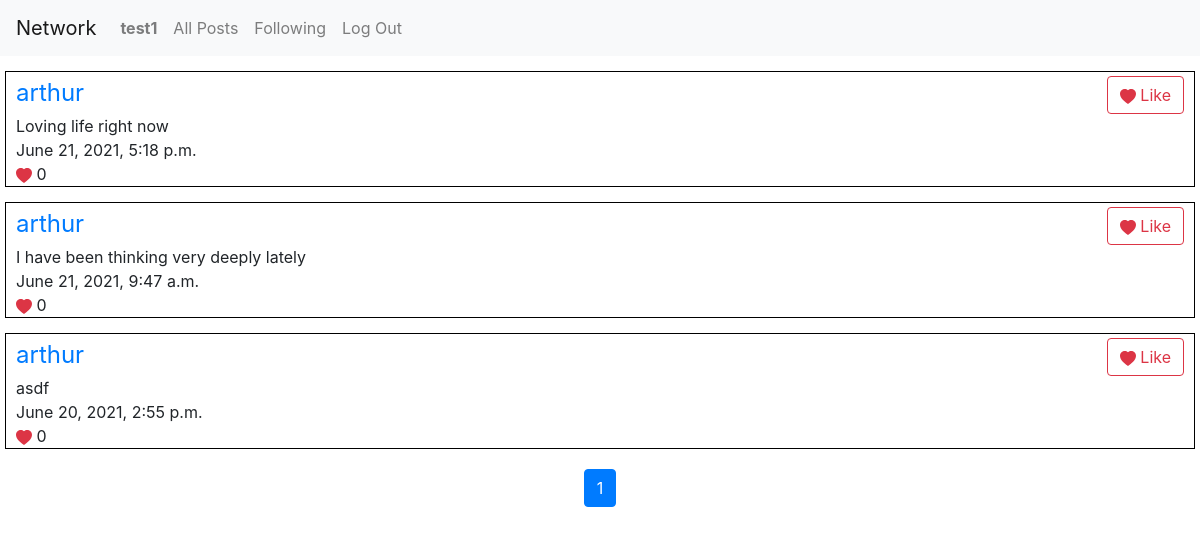
The page /following-posts (signed in) on the database its author committed.
### network/models.py (models this page shows)
class User(AbstractUser):
    follows = models.ManyToManyField(
        "User",
        blank=True,
        related_name="followers"
    )

class Post(models.Model):
    user = models.ForeignKey(
        User,
        on_delete=CASCADE, related_name="posts")
    text = models.CharField(
        max_length=1000,
        verbose_name="Post:"
    )
    likes = models.ManyToManyField(
        User,
        blank=True,
        related_name="likedPosts"
    )
    date = models.DateTimeField(
        verbose_name="Published:",
        auto_now_add=True,
        blank=True
    )

### network/views.py (the view)
# urls.py: path("following-posts", views.following_posts, name="following-posts"),
@login_required(login_url="/login")
def following_posts(request, page_num=1):
    counter = 0
    related_posts = None
    for user in request.user.follows.filter(posts__isnull=False):
        if counter == 0:
            related_posts = user.posts.all()
            counter += 1
        else:
            related_posts = related_posts.union(user.posts.all())
    if related_posts:
        related_posts = related_posts.order_by("-date")
        p = Paginator(related_posts, 10)
        p = p.page(page_num)
    else:
        p = None
    return render(request, "network/all-posts.html", {
        "posts": p,
        "base_url": reverse("following-posts")
    })

### network/templates/network/all-posts.html
{% extends "network/layout.html" %}
{% block body %}
    {% include "network/posts.html" %}
{% endblock %}

### network/templates/network/layout.html (shortened to what this page needs)
{% load static %}
<!DOCTYPE html>
<html lang="en">
    <head>
        <link rel="stylesheet" href="https://stackpath.bootstrapcdn.com/bootstrap/4.4.1/css/bootstrap.min.css">
        <link rel="stylesheet" href="https://cdn.jsdelivr.net/npm/bootstrap-icons@1.5.0/font/bootstrap-icons.css">
        <link href="{% static 'network/styles.css' %}" rel="stylesheet">
    </head>
    <body>
        <nav class="navbar navbar-expand-lg navbar-light bg-light">
            <a class="navbar-brand" href="{%url "index"%}">Network</a>
            <div>
              <ul class="navbar-nav mr-auto">
                {% if user.is_authenticated %}
                    <li class="nav-item">
                        <a class="nav-link" href="{% url 'user-profile' user.id%}"><strong>{{ user.username }}</strong></a>
                    </li>
                {% endif %}
                <li class="nav-item">
                  <a class="nav-link" href="{% url 'all-posts' %}">All Posts</a>
                </li>
                {% if user.is_authenticated %}
                    <li class="nav-item">
                        <a class="nav-link" href="{% url 'following-posts' %}">Following</a>
                    </li>
                    <li class="nav-item">
                        <a class="nav-link" href="{% url 'logout' %}">Log Out</a>
                    </li>
                {% endif %}
              </ul>
            </div>
          </nav>
        <div class="body">
            {% block body %}
            {% endblock %}
        </div>
    </body>
</html>

### network/templates/network/posts.html (shortened to what this page needs)
<div class="posts-cont">
  {% for post in posts.object_list %}
  <div class="post-cont">
    <div class="header">
      <a href="{% url 'user-profile' post.user.id%}" class="user">{{post.user}}</a>
      {% if user.is_authenticated %}
        <button class="btn btn-outline-danger like-btn" value="{{post.id}}">
          <svg xmlns="http://www.w3.org/2000/svg" width="16" height="16" fill="currentColor" class="bi bi-heart-fill" viewBox="0 0 16 16">
            <path fill-rule="evenodd" d="M8 1.314C12.438-3.248 23.534 4.735 8 15-7.534 4.736 3.562-3.248 8 1.314z"/>
          </svg>
          {% if user in post.likes.all %}
          Unlike
          {% else %}
          Like
          {% endif %}
        </button>
      {% endif %}
    </div>
    <div class="text">{{post.text}}</div>
    <div class="date">{{post.date}}</div>
    <div class="likes">
      <svg xmlns="http://www.w3.org/2000/svg" width="16" height="16" fill="currentColor" class="bi bi-heart-fill" viewBox="0 0 16 16">
        <path fill-rule="evenodd" d="M8 1.314C12.438-3.248 23.534 4.735 8 15-7.534 4.736 3.562-3.248 8 1.314z"/>
      </svg>
      {{post.likes.count}}
    </div>
  </div>
  {% empty %}
    <h1>There are no posts</h1>
  {% endfor %}
  <nav aria-label="Page navigation" >
    <ul class="pagination">
      {% for page_num in posts.paginator.page_range %}
        {% if page_num == posts.number %}
          <li class="page-item active">
            <a href="#" class="page-link">{{page_num}}</a>
          </li>
        {% else %}
          <li class="page-item">
            <a href="{{base_url}}/{{page_num}}" class="page-link">{{page_num}}</a>
          </li>
        {% endif %}
      {% endfor %}
    </ul>
  </nav>
</div>

### network/static/network/styles.css (style rules this page uses)
.posts-cont .post-cont { border: 1px solid black; display: -ms-grid; display: grid; padding-left: 10px; margin-top: 15px; margin-left: 5px; margin-right: 5px; }
.posts-cont .header { display: -webkit-box; display: -ms-flexbox; display: flex; -webkit-box-orient: horizontal; -webkit-box-direction: normal; -ms-flex-direction: row; flex-direction: row; -webkit-box-align: center; -ms-flex-align: center; align-items: center; }
.posts-cont .header .user { font-size: 1.5em; }
.posts-cont .header .btn { margin-right: 10px; margin-top: 4px; }
.posts-cont .header .user { -webkit-box-flex: 1; -ms-flex-positive: 1; flex-grow: 1; }
.posts-cont .likes svg { color: #dc3545; }
nav .pagination { -webkit-box-pack: center; -ms-flex-pack: center; justify-content: center; margin-top: 20px; }

### rows shown on the page
User: username "test1"
Post: user "arthur", shows "Like", text "Loving life right now", date "June 21, 2021, 5:18 p.m.", likes.count "0"
Post: user "arthur", shows "Like", text "I have been thinking very deeply lately", date "June 21, 2021, 9:47 a.m.", likes.count "0"
Post: user "arthur", shows "Like", text "asdf", date "June 20, 2021, 2:55 p.m.", likes.count "0"

### other values the page prints
{{ page_num }} "1"
